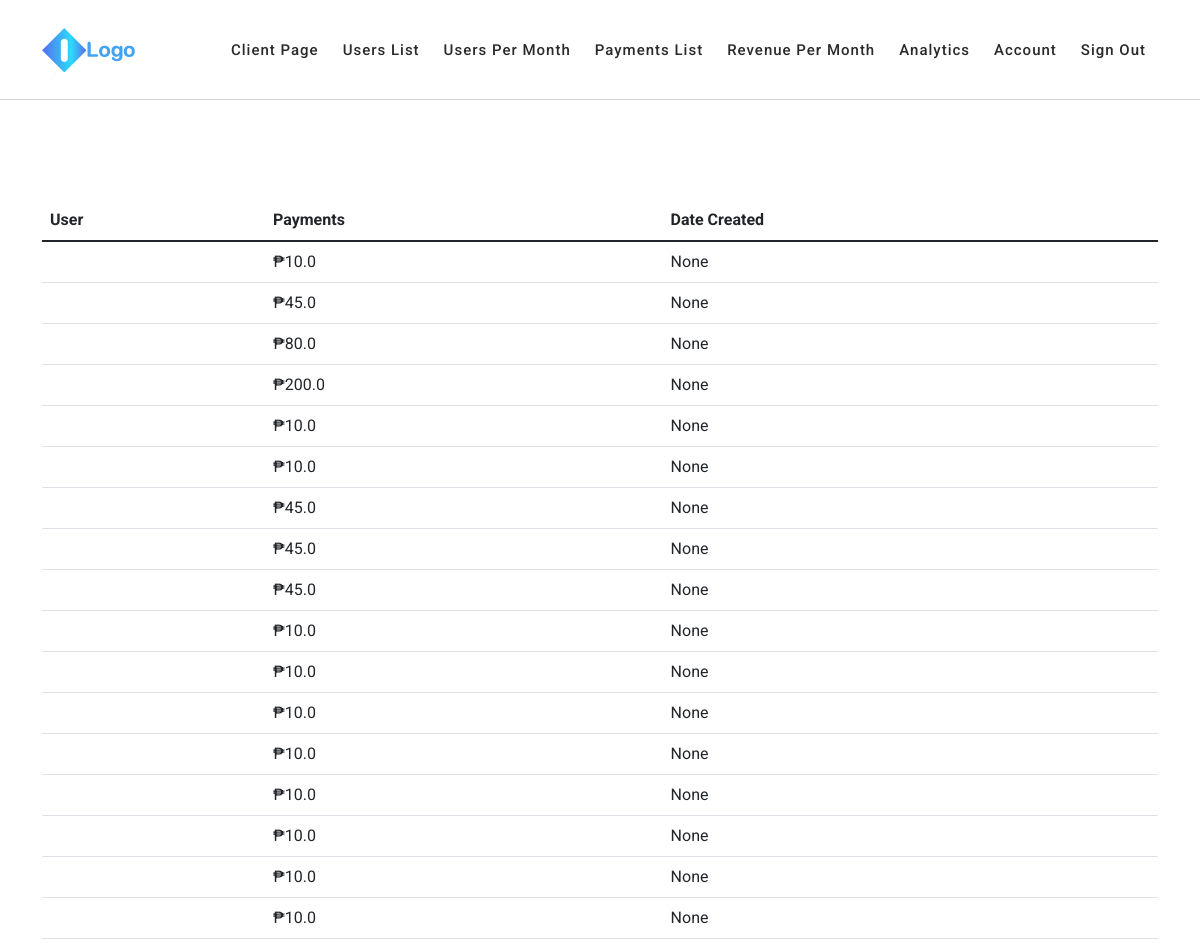
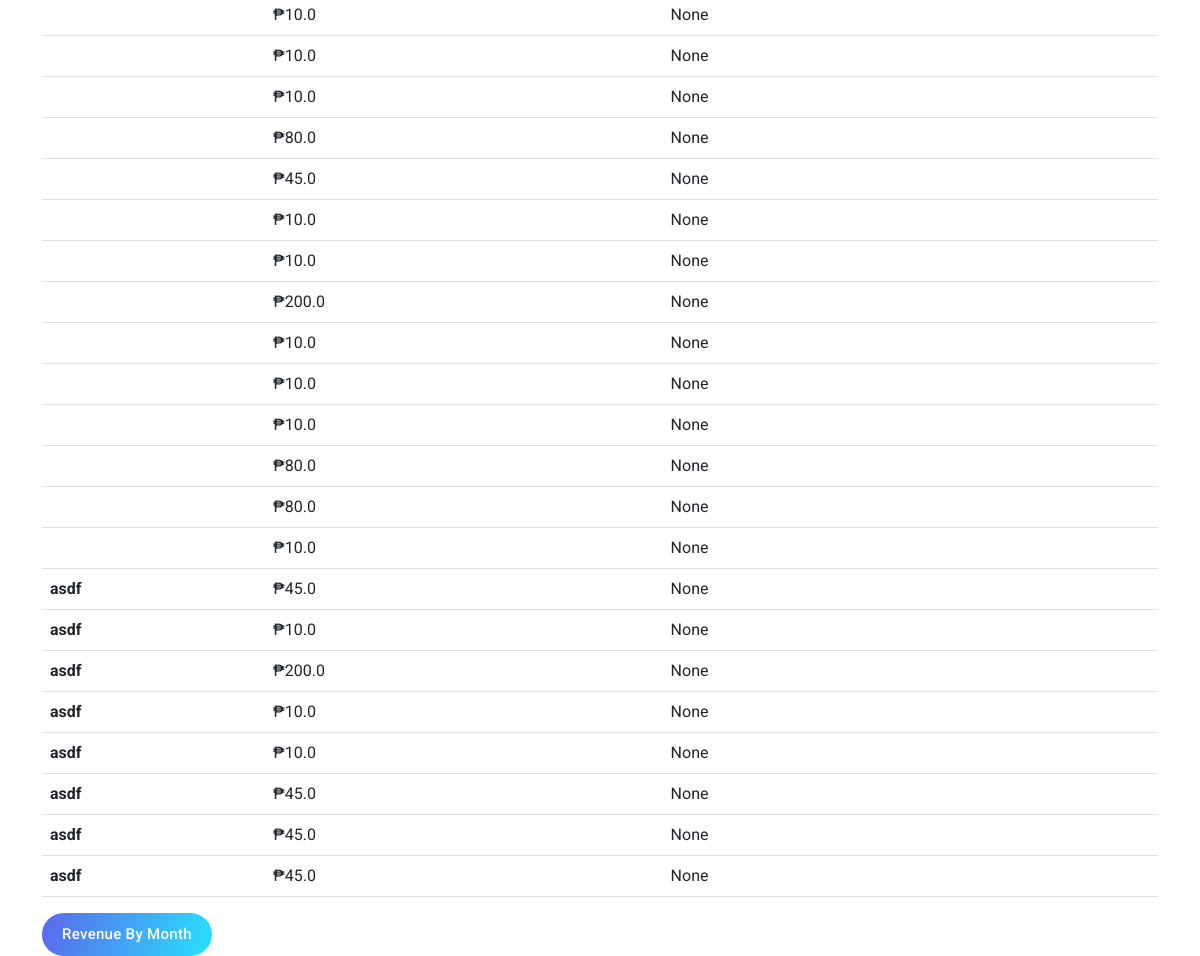
Screenshot of /adminpaylist/ (signed in) with the database file from the repository (2 pictures, top to bottom).
### isabuhaywebapp/models.py (models this page shows, shortened)
class Payments(models.Model):
    promo = models.ForeignKey(PromoOptions, on_delete=models.SET_NULL, blank=True, null=True)
    user = models.ForeignKey(User, on_delete=models.SET_NULL, blank=True, null=True)
    date_created = models.DateTimeField(verbose_name="date created", blank=True, null=True)

class PromoOptions(models.Model):
    uploads = models.IntegerField(blank=False, null=False)
    price = models.FloatField(blank=False, null=False)

class User(AbstractBaseUser):
    username = models.CharField(verbose_name="username", max_length=25, blank=False, null=False, unique=True)
    email = models.EmailField(verbose_name="email address", max_length=50, blank=False, null=False, unique=True)
    firstname = models.CharField(verbose_name="first name", max_length=20, blank=False, null=False)
    lastname = models.CharField(verbose_name="last name", max_length=20, blank=False, null=False)
    phone_number = models.CharField(verbose_name="phone number", max_length=15, blank=False, null=False)
    profile_picture = models.ImageField(verbose_name="profile picture", null=True, blank=True)
    birthdate = models.DateTimeField(verbose_name="birthdate", blank=True, null=True)
    blood_type = models.CharField(verbose_name="blood type", max_length=5, blank=True, null=True)
    height = models.DecimalField(verbose_name="height", decimal_places = 2, max_digits = 6, validators=[MinValueValidator(Decimal('0.01'))], blank=True, null=True)
    weight = models.DecimalField(verbose_name="weight", decimal_places = 2, max_digits = 6, validators=[MinValueValidator(Decimal('0.01'))], blank=True, null=True)
    is_admin = models.BooleanField(default=False)
    is_active = models.BooleanField(default=True)
    is_staff = models.BooleanField(default=False)
    is_superuser = models.BooleanField(default=False)
    date_created = models.DateTimeField(verbose_name="date created", blank=True, null=True)
    uploads = models.IntegerField(verbose_name="uploads",blank=False, null=False, default=5)
    USERNAME_FIELD="username"
    REQUIRED_FIELDS = [
        'email',
        'firstname',
        'lastname',
        'phone_number',
    ]
    objects = UserManager()

### isabuhaywebapp/views.py (the view)
# urls.py: path('adminpaylist/', DisplayPaymentList.as_view(), name='DisplayPaymentList'),
class DisplayPaymentList(LoginRequiredMixin, View):
    def get(self, request,):
        object = Payments.objects.all()
        context = {
            'object': object,
        }
        return render(request, 'displayPaymentList.html', context)

### templates/displayPaymentList.html (shortened to what this page needs)
{% load static %}
<!DOCTYPE html>
<html lang="en">
  <head>
    <link href="{% static 'vendor/bootstrap/css/bootstrap.min.css' %}" rel="stylesheet">
    <link rel="stylesheet" href="https://use.fontawesome.com/releases/v5.8.1/css/all.css' %}">
    <link rel="stylesheet" href="{% static 'assets/css/templatemo-chain-app-dev.css' %}">
    <link rel="stylesheet" href="{% static 'assets/css/animated.css' %}">
    <link rel="stylesheet" href="{% static 'assets/css/owl.css' %}">
    <link rel="stylesheet" href="{% static 'css/krl_custom.css' %}">
  </head>
  <body>
    <header class="header-area header-sticky wow slideInDown" data-wow-duration="0.75s" data-wow-delay="0s">
      <div class="container">
        <div class="row">
          <div class="col-12">
            <nav class="main-nav">
               <a href="#" class="logo">
                <img src="{% static 'assets/images/logo.png' %}" alt="Chain App Dev" w>
              </a>
              <ul class="nav">
                    <li class="scroll-to-section"><a href="{% url 'DisplayClientSide' %}">Client Page</a></li>
                    <li class="scroll-to-section"><a href="{% url 'DisplayAllUsers' %}">Users List</a></li>
                    <li class="scroll-to-section"><a href="{% url 'DisplayUsersMonthly' %}">Users Per Month</a></li>
                    <li class="scroll-to-section"><a href="{% url 'DisplayPaymentList' %}">Payments List</a></li>
                    <li class="scroll-to-section"><a href="{% url 'DisplayRevenueMonth' %}">Revenue Per Month</a></li>
                    <li class="scroll-to-section"><a href="#">Analytics</a></li>
                    <li class="scroll-to-section"><a href="{% url 'DisplayAccountPage' %}">Account</a></li>
                    <li class="scroll-to-section"><a href="{% url 'LogoutView' %}">Sign Out</a></li>
              </ul>
            </nav>
          </div>
        </div>
      </div>
    </header>
    <main role="main" class="container">
        <div class="all-us">
            <div class="row">
                <div class="col s12 m8 14 offset-m2 offset-14" style="margin-top:200px ;">
                <table class="table table-hover">
                    <thead>
                    <tr>
                        <th scope="col">User</th>
                        <th scope="col">Payments</th>
                        <th scope="col">Date Created</th>
                    </tr>
                    </thead>
            {% for object in object %}
                    <tr>
                        <th scope="row">{{object.user.username}}</th>
                        <td>₱{{object.promo.price}}</td>
                        <td>{{object.date_created}}</td>
                    </tr>
            {% endfor %}
                </table>
                <div class="gradient-button">
                <a href="{% url 'DisplayRevenueMonth' %}">Revenue by Month</a>
                </div>
                </div>
            </div>
        </div>
    </main>
</body>
</html>

### static/assets/css/templatemo-chain-app-dev.css (style rules this page uses)
html, body, div, span, applet, object, iframe, h1, h2, h3, h4, h5, h6, p, blockquote, div pre, a, abbr, acronym, address, big, cite, code, del, dfn, em, font, img, ins, kbd, q, s, samp, small, strike, strong, sub, sup, tt, var, b, u, i, center, dl, dt, dd, ol, ul, li, figure, header, nav, section, article, aside, footer, figcaption { margin: 0; padding: 0; border: 0; outline: 0; }
ul, li { padding: 0; margin: 0; list-style: none; }
header, nav, section, article, aside, footer, hgroup { display: block; }
* { box-sizing: border-box; }
html, body { font-family: 'Roboto', sans-serif; font-weight: 400; background-color: #fff; -ms-text-size-adjust: 100%; -webkit-font-smoothing: antialiased; -moz-osx-font-smoothing: grayscale; }
a { text-decoration: none !important; }
ul { margin-bottom: 0px; }
img { width: 100%; overflow: hidden; }
html, body { background: #fff; font-family: 'Roboto', sans-serif; }
.gradient-button a { display: inline-block !important; padding: 10px 20px !important; color: #fff !important; text-transform: capitalize; font-size: 15px; background: rgb(19,175,240); background: linear-gradient(105deg, rgba(91,104,235,1) 0%, rgba(40,225,253,1) 100%); border-radius: 23px; font-weight: 500 !important; letter-spacing: 0.3px !important; transition: all .5s; }
.header-area { background-color: transparent; border-bottom: 1px solid rgba(42,42,42,0.2); position: absolute; left: 0px; right: 0px; z-index: 100; height: 100px; -webkit-transition: all .5s ease 0s; -moz-transition: all .5s ease 0s; -o-transition: all .5s ease 0s; transition: all .5s ease 0s; }
.header-area .main-nav { min-height: 80px; background: transparent; }
.header-area .main-nav .logo { float: left; -webkit-transition: all 0.3s ease 0s; -moz-transition: all 0.3s ease 0s; -o-transition: all 0.3s ease 0s; transition: all 0.3s ease 0s; }
.header-area .main-nav .logo { line-height: 100px; float: left; -webkit-transition: all 0.3s ease 0s; -moz-transition: all 0.3s ease 0s; -o-transition: all 0.3s ease 0s; transition: all 0.3s ease 0s; }
.header-area .main-nav .nav { float: right; margin-top: 30px; margin-right: 0px; background-color: transparent; -webkit-transition: all 0.3s ease 0s; -moz-transition: all 0.3s ease 0s; -o-transition: all 0.3s ease 0s; transition: all 0.3s ease 0s; position: relative; z-index: 999; }
.header-area .main-nav .nav li { padding-left: 20px; padding-right: 20px; }
.header-area .main-nav .nav li a { display: block; font-weight: 500; font-size: 15px; color: #2a2a2a; text-transform: capitalize; -webkit-transition: all 0.3s ease 0s; -moz-transition: all 0.3s ease 0s; -o-transition: all 0.3s ease 0s; transition: all 0.3s ease 0s; height: 40px; line-height: 40px; border: transparent; letter-spacing: 1px; }
.header-area.header-sticky { min-height: 80px; }
.header-area .nav { margin-top: 30px; }
@media (max-width: 1200px) { .header-area .main-nav .nav li { padding-left: 12px; padding-right: 12px; } }
@media (max-width: 1200px) { .header-area .main-nav:before { display: none; } }
@media (min-width: 767px) { .header-area .main-nav .nav { display: flex !important; } }

### rows the page displays
Payments: promo.price "10.0", date_created "None"
Payments: promo.price "45.0", date_created "None"
Payments: promo.price "80.0", date_created "None"
Payments: promo.price "200.0", date_created "None"
Payments: promo.price "10.0", date_created "None"
Payments: promo.price "10.0", date_created "None"
Payments: promo.price "45.0", date_created "None"
Payments: promo.price "45.0", date_created "None"
Payments: promo.price "45.0", date_created "None"
Payments: promo.price "10.0", date_created "None"
Payments: promo.price "10.0", date_created "None"
Payments: promo.price "10.0", date_created "None"
Payments: promo.price "10.0", date_created "None"
Payments: promo.price "10.0", date_created "None"
Payments: promo.price "10.0", date_created "None"
Payments: promo.price "10.0", date_created "None"
Payments: promo.price "10.0", date_created "None"
Payments: promo.price "10.0", date_created "None"
Payments: promo.price "10.0", date_created "None"
Payments: promo.price "10.0", date_created "None"
Payments: promo.price "80.0", date_created "None"
Payments: promo.price "45.0", date_created "None"
Payments: promo.price "10.0", date_created "None"
Payments: promo.price "10.0", date_created "None"
Payments: promo.price "200.0", date_created "None"
Payments: promo.price "10.0", date_created "None"
Payments: promo.price "10.0", date_created "None"
Payments: promo.price "10.0", date_created "None"
Payments: promo.price "80.0", date_created "None"
Payments: promo.price "80.0", date_created "None"
Payments: promo.price "10.0", date_created "None"
Payments: user.username "asdf", promo.price "45.0", date_created "None"
Payments: user.username "asdf", promo.price "10.0", date_created "None"
Payments: user.username "asdf", promo.price "200.0", date_created "None"
Payments: user.username "asdf", promo.price "10.0", date_created "None"
Payments: user.username "asdf", promo.price "10.0", date_created "None"
Payments: user.username "asdf", promo.price "45.0", date_created "None"
Payments: user.username "asdf", promo.price "45.0", date_created "None"
Payments: user.username "asdf", promo.price "45.0", date_created "None"
